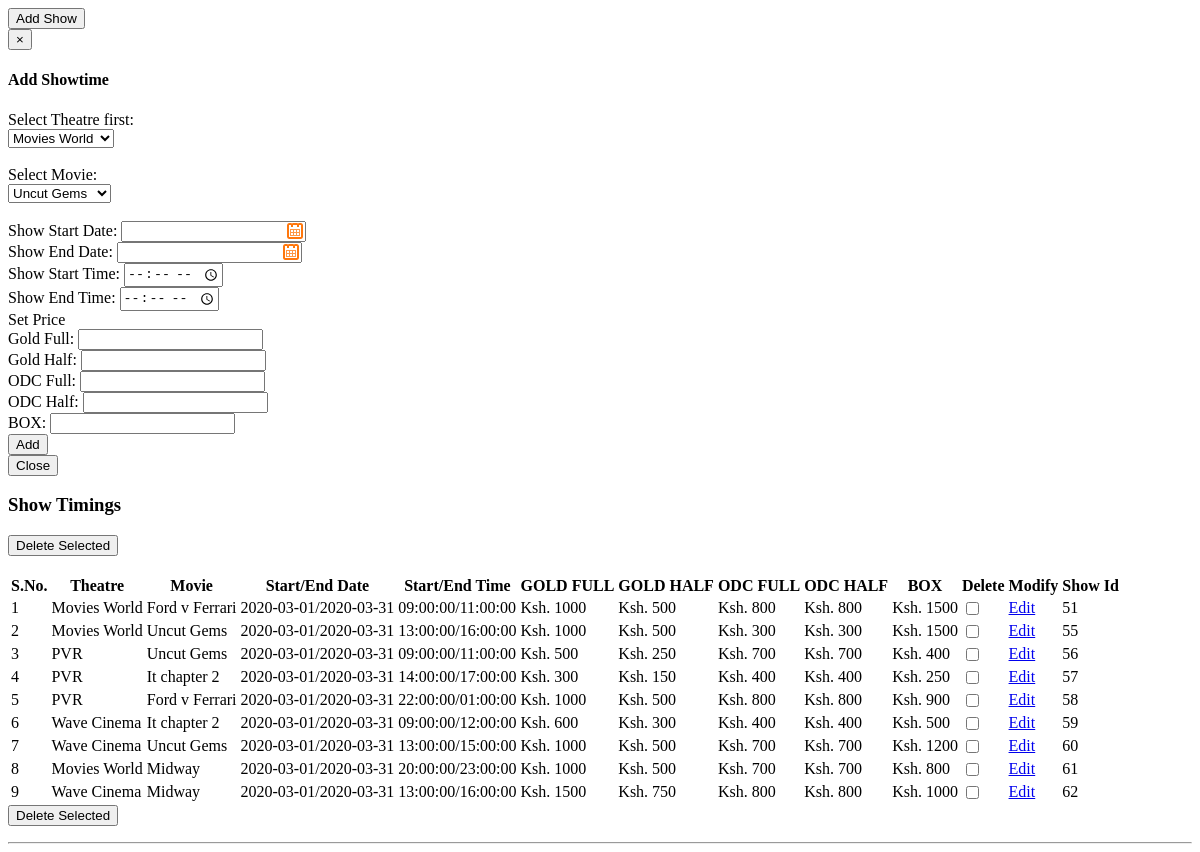
Screenshot of /admin/showtime.php with the database file from the repository.
### tables this page shows
CREATE TABLE `shows` (
  `show_id` int(11) NOT NULL,
  `show_start_date` date NOT NULL,
  `show_end_date` date NOT NULL,
  `show_start_time` time NOT NULL,
  `show_end_time` time NOT NULL,
  `theatre_id` int(11) NOT NULL,
  `movie_id` int(11) NOT NULL,
  `odc_full` int(11) NOT NULL,
  `odc_half` int(11) NOT NULL,
  `gold_full` int(11) NOT NULL,
  `gold_half` int(11) NOT NULL,
  `box` int(11) NOT NULL
);

CREATE TABLE `theatre` (
  `theatre_id` int(11) NOT NULL,
  `theatre_name` varchar(100) NOT NULL,
  `theatre_image` varchar(100) NOT NULL
);

CREATE TABLE `movies` (
  `movie_id` int(11) NOT NULL,
  `movie_name` varchar(100) NOT NULL,
  `movie_image` varchar(100) NOT NULL,
  `movie_details` text NOT NULL,
  `movie_ratings` int(11) NOT NULL,
  `movie_cast` text NOT NULL,
  `movie_facts` text NOT NULL,
  `movie_embed` varchar(300) NOT NULL,
  `status` int(11) NOT NULL DEFAULT 0
);

### admin/showtime.php (the view, shortened to what this page needs)
        <link rel="stylesheet" href="../public/css/default.css" type="text/css">
  <?php
	extract($_POST);
	$data="SELECT * FROM theatre";
	$val=mysqli_query($con,$data);
	$data1="SELECT * FROM movies";
	$val1=mysqli_query($con,$data1);
?>
<div class="row">
	<div class="col-sm-12 text-center">
	   <button type="button" class="btn btn-info btn-lg" data-toggle="modal" data-target="#myModal">Add Show </button>
  <div class="modal fade" id="myModal" role="dialog">
    <div class="modal-dialog">
      <div class="modal-content">
        <div class="modal-header">
          <button type="button" class="close" data-dismiss="modal">&times;</button>
          <h4 class="modal-title">Add Showtime</h4>
        </div>
        <div class="modal-body">
			 <form role="form" method="post"  enctype="multipart/form-data">
				<div class="form-group">
				<label>Select Theatre first:</label>
					 <div class="dropdown">
							<select name="theatreid1" class="form-control" required>
								<?php
									while($r=mysqli_fetch_array($val,MYSQLI_BOTH))
									{
										echo "<option value='".$r['theatre_id']."'>".$r['theatre_name']."</option>" ;
									}
								?>
							</select>
					  </div>
					 <br/>
					 <div class="form-group">
				<label>Select Movie:</label>
					 <div class="dropdown">
							<select name="movieid1" class="form-control" required>
							<?php
								while($x=mysqli_fetch_array($val1,MYSQLI_BOTH))
								{
									echo "<option value='".$x['movie_id']."'>".$x['movie_name']."</option>" ;
								}
							?>
							</select>
					  </div>
					 <br/>
						  <div class="row">
							  <div class="col-sm-3">
								<label for="start_date">Show Start Date:</label>
								 <input type="text" class="form-control" id="start_date" name="start_date" required>
							  </div>
							  <div class="col-sm-3">
								<label for="end_date">Show End Date:</label>
								 <input type="text" class="form-control" id="end_date" name="end_date" required>
							  </div>
						</div>
				</div>
				<div class="form-group">
						  <div class="row">
							  <div class="col-sm-3">
								<label for="start_time">Show Start Time:</label>
								 <input type="time" class="form-control" id="start_time" name="start_time" required>
							  </div>
							  <div class="col-sm-3">
								<label for="end_time">Show End Time:</label>
								 <input type="time" class="form-control" id="end_time" name="end_time" required>
							  </div>
						</div>
				</div><label>Set Price</label>
					<div class="form-group">
						  <div class="row">
							  <div class="col-sm-2">
								<label for="gold_full">Gold Full:</label>
								 <input type="number" class="form-control" id="gold_full" name="gold_full" required>
							  </div>
							  <div class="col-sm-2">
								<label for="gold_half">Gold Half:</label>
								 <input type="number" class="form-control" id="gold_half" name="gold_half" required>
							  </div>
							  <div class="col-sm-2">
								<label for="odc_full">ODC Full:</label>
								 <input type="number" class="form-control" id="odc_full" name="odc_full" required>
							  </div>
							  <div class="col-sm-2">
								<label for="odc_half">ODC Half:</label>
								 <input type="number" class="form-control" id="odc_half" name="odc_half" required>
							  </div>
							  <div class="col-sm-2">
								<label for="box">BOX:</label>
								 <input type="number" class="form-control" id="box" name="box" required>
							  </div>
						</div>
				</div>
				<input type="submit" class=" btn btn-primary" value="Add" name="add"/>
		  </form>
        <div class="modal-footer">
          <button type="button" class="btn btn-default" data-dismiss="modal">Close</button>
        </div>
      </div>
    </div>
  </div>
</div>
</div>
	  <h3> Show Timings</h3>
	<form method="post">
	   <input type="submit" class="btn btn-primary" name="delete" value="Delete Selected"/>
		<br><br>
			<table class="table table-striped">
				<tr class="warning">
					<th class='text-center'>	S.No.		</th>
					<th class='text-center'>	Theatre</th>
					<th class='text-center'>	Movie </th>
					<th class='text-center'>	Start/End Date      </th>
					<th class='text-center'>	Start/End Time      </th>
					<th class='text-center'>	GOLD FULL      </th>
					<th class='text-center'>	GOLD HALF      </th>
					<th class='text-center'>	ODC FULL    </th>
					<th class='text-center'>	ODC HALF     </th>
					<th class='text-center'>	BOX     </th>
					<th class='text-center'>	Delete		</th>
					<th class='text-center'>	Modify		</th>
					<th class='text-center'>	Show Id		</th>
				</tr>
				<?php
					$sql="select * from shows";
					$query=mysqli_query($con,$sql);
					$i=1;
					while($a=mysqli_fetch_array($query,MYSQLI_ASSOC))
					{
						 $theatreid=$a['theatre_id'];
						 $movieid=$a['movie_id'];
						 $p="select * from theatre where theatre_id=".$theatreid;
						 $q=mysqli_query($con,$p);
						 $r=mysqli_fetch_array($q);
						 $theatre=$r['theatre_name'];
						 $s="select * from movies where movie_id=".$movieid;
						 $t=mysqli_query($con,$s);
						 $u=mysqli_fetch_array($t);
						 $movie=$u['movie_name'];
						echo "<tr >";
							echo"<td >".$i."</td>";
							echo"<td>".$theatre."</td>";
							echo"<td>".$movie."</td>";
							echo"<td>".$a['show_start_date']."/".$a['show_end_date']."</td>";
							echo"<td>".$a['show_start_time']."/".$a['show_end_time']."</td>";
							echo"<td>Ksh. ".$a['gold_full']."</td>";
							echo"<td>Ksh. ".$a['gold_half']."</td>";
							echo"<td>Ksh. ".$a['odc_full']."</td>";
							echo"<td>Ksh. ".$a['odc_full']."</td>";
							echo"<td>Ksh. ".$a['box']."</td>";
							echo "<td> <input type='checkbox' name='showid[]' value='".$a['show_id']."'/></td>";
							echo "<td> <a href='index.php?page=editshow&showid=".$a['show_id']."'>Edit</a></td>";
							echo"<td><title='Check Show details'>".$a['show_id']."</a></td>";
						echo "</tr>";
						$i++;
					}
				?>
			</table>
			<input type="submit" class="btn btn-primary" name="delete" value="Delete Selected"/>
		</form>
		<hr>
	</div>

### rows the page displays
shows: theatre.theatre_name "Movies World", movie.movie_name "Ford v Ferrari", show_start_date "2020-03-01", show_end_date "2020-03-31", show_start_time "09:00:00", show_end_time "11:00:00", gold_full "1000", gold_half "500", odc_full "800", box "1500", show_id "51"
shows: theatre.theatre_name "Movies World", movie.movie_name "Uncut Gems", show_start_date "2020-03-01", show_end_date "2020-03-31", show_start_time "13:00:00", show_end_time "16:00:00", gold_full "1000", gold_half "500", odc_full "300", box "1500", show_id "55"
shows: theatre.theatre_name "PVR", movie.movie_name "Uncut Gems", show_start_date "2020-03-01", show_end_date "2020-03-31", show_start_time "09:00:00", show_end_time "11:00:00", gold_full "500", gold_half "250", odc_full "700", box "400", show_id "56"
shows: theatre.theatre_name "PVR", movie.movie_name "It chapter 2", show_start_date "2020-03-01", show_end_date "2020-03-31", show_start_time "14:00:00", show_end_time "17:00:00", gold_full "300", gold_half "150", odc_full "400", box "250", show_id "57"
shows: theatre.theatre_name "PVR", movie.movie_name "Ford v Ferrari", show_start_date "2020-03-01", show_end_date "2020-03-31", show_start_time "22:00:00", show_end_time "01:00:00", gold_full "1000", gold_half "500", odc_full "800", box "900", show_id "58"
shows: theatre.theatre_name "Wave Cinema", movie.movie_name "It chapter 2", show_start_date "2020-03-01", show_end_date "2020-03-31", show_start_time "09:00:00", show_end_time "12:00:00", gold_full "600", gold_half "300", odc_full "400", box "500", show_id "59"
shows: theatre.theatre_name "Wave Cinema", movie.movie_name "Uncut Gems", show_start_date "2020-03-01", show_end_date "2020-03-31", show_start_time "13:00:00", show_end_time "15:00:00", gold_full "1000", gold_half "500", odc_full "700", box "1200", show_id "60"
shows: theatre.theatre_name "Movies World", movie.movie_name "Midway", show_start_date "2020-03-01", show_end_date "2020-03-31", show_start_time "20:00:00", show_end_time "23:00:00", gold_full "1000", gold_half "500", odc_full "700", box "800", show_id "61"
shows: theatre.theatre_name "Wave Cinema", movie.movie_name "Midway", show_start_date "2020-03-01", show_end_date "2020-03-31", show_start_time "13:00:00", show_end_time "16:00:00", gold_full "1500", gold_half "750", odc_full "800", box "1000", show_id "62"

### other values shown
form field theatreid1 "Movies World"
form field movieid1 "Uncut Gems"
